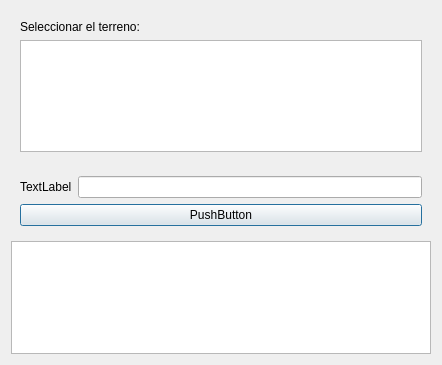
<?xml version="1.0" encoding="UTF-8"?>
<ui version="4.0">
 <class>formSlopeAnalisys</class>
 <widget class="QDialog" name="formSlopeAnalisys">
  <property name="geometry">
   <rect>
    <x>0</x>
    <y>0</y>
    <width>442</width>
    <height>365</height>
   </rect>
  </property>
  <property name="windowTitle">
   <string>Create Surface</string>
  </property>
  <layout class="QVBoxLayout" name="verticalLayout_2">
   <item>
    <widget class="QWidget" name="widget" native="true">
     <layout class="QVBoxLayout" name="verticalLayout">
      <item>
       <widget class="QLabel" name="label">
        <property name="text">
         <string>Seleccionar el terreno:</string>
        </property>
       </widget>
      </item>
      <item>
       <widget class="QListView" name="listView"/>
      </item>
     </layout>
    </widget>
   </item>
   <item>
    <widget class="QWidget" name="widget_2" native="true">
     <layout class="QGridLayout" name="gridLayout">
      <item row="0" column="0">
       <widget class="QLabel" name="label_2">
        <property name="text">
         <string>TextLabel</string>
        </property>
       </widget>
      </item>
      <item row="0" column="1">
       <widget class="QLineEdit" name="lineEdit"/>
      </item>
      <item row="1" column="0" colspan="2">
       <widget class="QPushButton" name="pushButton">
        <property name="text">
         <string>PushButton</string>
        </property>
       </widget>
      </item>
     </layout>
    </widget>
   </item>
   <item>
    <widget class="QTableView" name="tableView"/>
   </item>
  </layout>
 </widget>
 <resources/>
 <connections/>
</ui>
